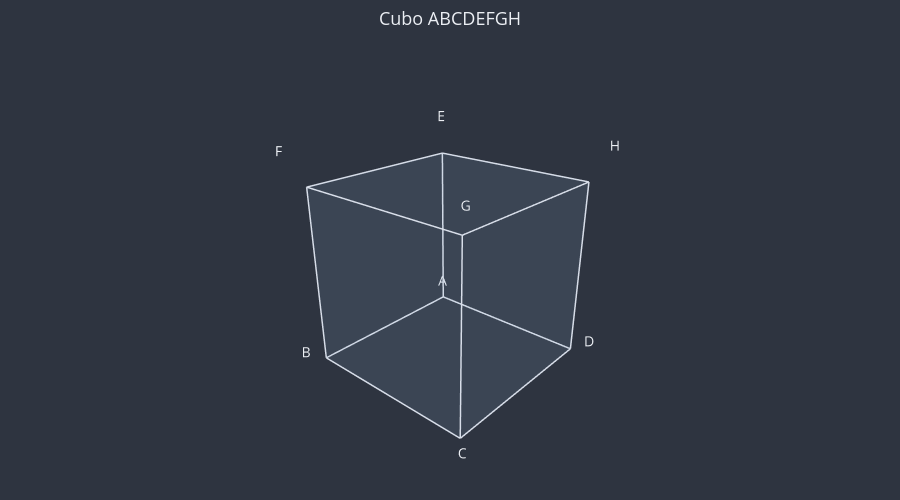

The code cell stored with this chart in its notebook:
### Markdown cell above
Use o cubo abaixo para consulta durante os exercícios. Gire a figura à vontade!

### Code cell
fig = u3d.criar_figura(titulo="Cubo ABCDEFGH")
fig = u3d.desenhar_cubo(fig)
u3d.mostrar(fig)

### Figure 1 — Plotly figure (JSON) as saved in the notebook; plotly's stock layout.template omitted (floating-point values rounded to 4 significant figures)
{"data": [{"color": "#81A1C1", "hoverinfo": "skip", "i": [0, 0, 4, 4, 0, 0, 1, 1, 2, 2, 3, 3], "j": [1, 2, 5, 6, 1, 5, 2, 6, 3, 7, 0, 4], "k": [2, 3, 6, 7, 5, 4, 6, 5, 7, 6, 4, 7], "lighting": {"ambient": 1, "diffuse": 0, "fresnel": 0, "specular": 0}, "opacity": 0.08, "type": "mesh3d", "x": [0.0, 2.0, 2.0, 0.0, 0.0, 2.0, 2.0, 0.0], "y": [0.0, 0.0, 2.0, 2.0, 0.0, 0.0, 2.0, 2.0], "z": [0.0, 0.0, 0.0, 0.0, 2.0, 2.0, 2.0, 2.0]}, {"hoverinfo": "skip", "line": {"color": "#D8DEE9", "dash": "solid", "width": 3}, "mode": "lines", "type": "scatter3d", "x": [0, 2], "y": [0, 0], "z": [0, 0]}, {"hoverinfo": "skip", "line": {"color": "#D8DEE9", "dash": "solid", "width": 3}, "mode": "lines", "type": "scatter3d", "x": [2, 2], "y": [0, 2], "z": [0, 0]}, {"hoverinfo": "skip", "line": {"color": "#D8DEE9", "dash": "solid", "width": 3}, "mode": "lines", "type": "scatter3d", "x": [2, 0], "y": [2, 2], "z": [0, 0]}, {"hoverinfo": "skip", "line": {"color": "#D8DEE9", "dash": "solid", "width": 3}, "mode": "lines", "type": "scatter3d", "x": [0, 0], "y": [2, 0], "z": [0, 0]}, {"hoverinfo": "skip", "line": {"color": "#D8DEE9", "dash": "solid", "width": 3}, "mode": "lines", "type": "scatter3d", "x": [0, 2], "y": [0, 0], "z": [2, 2]}, {"hoverinfo": "skip", "line": {"color": "#D8DEE9", "dash": "solid", "width": 3}, "mode": "lines", "type": "scatter3d", "x": [2, 2], "y": [0, 2], "z": [2, 2]}, {"hoverinfo": "skip", "line": {"color": "#D8DEE9", "dash": "solid", "width": 3}, "mode": "lines", "type": "scatter3d", "x": [2, 0], "y": [2, 2], "z": [2, 2]}, {"hoverinfo": "skip", "line": {"color": "#D8DEE9", "dash": "solid", "width": 3}, "mode": "lines", "type": "scatter3d", "x": [0, 0], "y": [2, 0], "z": [2, 2]}, {"hoverinfo": "skip", "line": {"color": "#D8DEE9", "dash": "solid", "width": 3}, "mode": "lines", "type": "scatter3d", "x": [0, 0], "y": [0, 0], "z": [0, 2]}, {"hoverinfo": "skip", "line": {"color": "#D8DEE9", "dash": "solid", "width": 3}, "mode": "lines", "type": "scatter3d", "x": [2, 2], "y": [0, 0], "z": [0, 2]}, {"hoverinfo": "skip", "line": {"color": "#D8DEE9", "dash": "solid", "width": 3}, "mode": "lines", "type": "scatter3d", "x": [2, 2], "y": [2, 2], "z": [0, 2]}, {"hoverinfo": "skip", "line": {"color": "#D8DEE9", "dash": "solid", "width": 3}, "mode": "lines", "type": "scatter3d", "x": [0, 0], "y": [2, 2], "z": [0, 2]}, {"hoverinfo": "skip", "mode": "text", "text": ["A"], "textfont": {"color": "#ECEFF4", "size": 14}, "type": "scatter3d", "x": [-0.1732], "y": [-0.1732], "z": [-0.1732]}, {"hoverinfo": "skip", "mode": "text", "text": ["B"], "textfont": {"color": "#ECEFF4", "size": 14}, "type": "scatter3d", "x": [2.173], "y": [-0.1732], "z": [-0.1732]}, {"hoverinfo": "skip", "mode": "text", "text": ["C"], "textfont": {"color": "#ECEFF4", "size": 14}, "type": "scatter3d", "x": [2.173], "y": [2.173], "z": [-0.1732]}, {"hoverinfo": "skip", "mode": "text", "text": ["D"], "textfont": {"color": "#ECEFF4", "size": 14}, "type": "scatter3d", "x": [-0.1732], "y": [2.173], "z": [-0.1732]}, {"hoverinfo": "skip", "mode": "text", "text": ["E"], "textfont": {"color": "#ECEFF4", "size": 14}, "type": "scatter3d", "x": [-0.1732], "y": [-0.1732], "z": [2.173]}, {"hoverinfo": "skip", "mode": "text", "text": ["F"], "textfont": {"color": "#ECEFF4", "size": 14}, "type": "scatter3d", "x": [2.173], "y": [-0.1732], "z": [2.173]}, {"hoverinfo": "skip", "mode": "text", "text": ["G"], "textfont": {"color": "#ECEFF4", "size": 14}, "type": "scatter3d", "x": [2.173], "y": [2.173], "z": [2.173]}, {"hoverinfo": "skip", "mode": "text", "text": ["H"], "textfont": {"color": "#ECEFF4", "size": 14}, "type": "scatter3d", "x": [-0.1732], "y": [2.173], "z": [2.173]}], "layout": {"font": {"color": "#ECEFF4", "size": 13}, "height": 500, "margin": {"b": 0, "l": 0, "r": 0, "t": 50}, "paper_bgcolor": "#2E3440", "plot_bgcolor": "#2E3440", "scene": {"aspectmode": "data", "bgcolor": "#2E3440", "camera": {"eye": {"x": 1.6, "y": 1.4, "z": 1}}, "xaxis": {"visible": false}, "yaxis": {"visible": false}, "zaxis": {"visible": false}}, "showlegend": false, "title": {"text": "Cubo ABCDEFGH", "x": 0.5}}}
